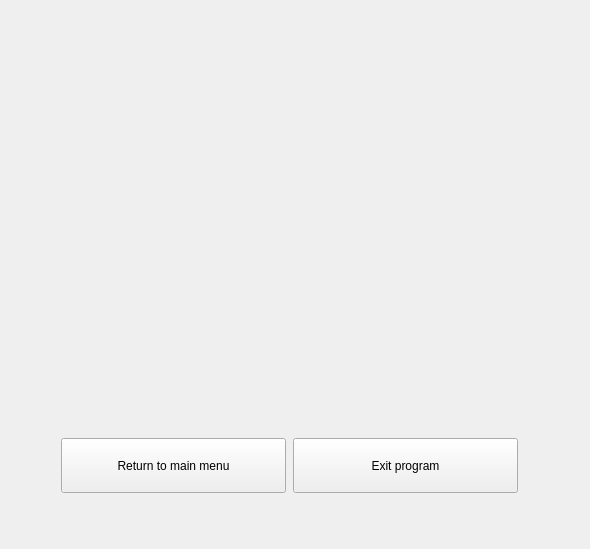
<?xml version="1.0" encoding="UTF-8"?>
<ui version="4.0">
 <class>programming_viewer</class>
 <widget class="QWidget" name="programming_viewer">
  <property name="geometry">
   <rect>
    <x>0</x>
    <y>0</y>
    <width>590</width>
    <height>549</height>
   </rect>
  </property>
  <property name="windowTitle">
   <string>Form</string>
  </property>
  <widget class="QWidget" name="">
   <property name="geometry">
    <rect>
     <x>60</x>
     <y>410</y>
     <width>461</width>
     <height>111</height>
    </rect>
   </property>
   <layout class="QHBoxLayout" name="horizontalLayout">
    <item>
     <widget class="QPushButton" name="main_menu_button_programming">
      <property name="maximumSize">
       <size>
        <width>225</width>
        <height>55</height>
       </size>
      </property>
      <property name="text">
       <string>Return to main menu</string>
      </property>
     </widget>
    </item>
    <item>
     <widget class="QPushButton" name="exit_button_programming">
      <property name="maximumSize">
       <size>
        <width>225</width>
        <height>55</height>
       </size>
      </property>
      <property name="text">
       <string>Exit program</string>
      </property>
     </widget>
    </item>
   </layout>
  </widget>
 </widget>
 <resources/>
 <connections/>
</ui>
